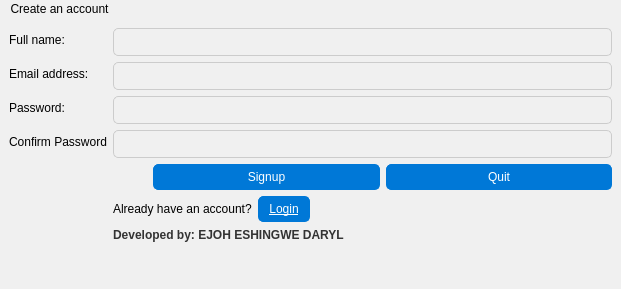
<?xml version="1.0" encoding="UTF-8"?>
<ui version="4.0">
 <class>SignUpWindows</class>
 <widget class="QMainWindow" name="SignUpWindows">
  <property name="geometry">
   <rect>
    <x>0</x>
    <y>0</y>
    <width>621</width>
    <height>289</height>
   </rect>
  </property>
  <property name="windowTitle">
   <string>SignUpWindows</string>
  </property>
  <property name="styleSheet">
   <string notr="true">background-color: #f0f0f0;</string>
  </property>
  <property name="toolButtonStyle">
   <enum>Qt::ToolButtonIconOnly</enum>
  </property>
  <widget class="QWidget" name="centralwidget">
   <layout class="QFormLayout" name="formLayout">
    <item row="0" column="0">
     <widget class="QLabel" name="label_fullName">
      <property name="text">
       <string>Full name:</string>
      </property>
     </widget>
    </item>
    <item row="0" column="1">
     <widget class="QLineEdit" name="lineEdit_FullName">
      <property name="styleSheet">
       <string notr="true">padding: 5px;
border: 1px solid #ccc;
border-radius: 5px;
font-weight: bold;
      color: #333;</string>
      </property>
     </widget>
    </item>
    <item row="1" column="0">
     <widget class="QLabel" name="label_email">
      <property name="text">
       <string>Email address:</string>
      </property>
     </widget>
    </item>
    <item row="1" column="1">
     <widget class="QLineEdit" name="lineEdit_email">
      <property name="styleSheet">
       <string notr="true">padding: 5px;
border: 1px solid #ccc;
border-radius: 5px;</string>
      </property>
     </widget>
    </item>
    <item row="2" column="0">
     <widget class="QLabel" name="label_password">
      <property name="text">
       <string>Password:</string>
      </property>
     </widget>
    </item>
    <item row="2" column="1">
     <widget class="QLineEdit" name="lineEdit_Password">
      <property name="styleSheet">
       <string notr="true">padding: 5px;
border: 1px solid #ccc;
border-radius: 5px;</string>
      </property>
      <property name="echoMode">
       <enum>QLineEdit::Password</enum>
      </property>
     </widget>
    </item>
    <item row="3" column="0">
     <widget class="QLabel" name="label_confirmPass">
      <property name="text">
       <string>Confirm Password</string>
      </property>
     </widget>
    </item>
    <item row="3" column="1">
     <widget class="QLineEdit" name="lineEdit_ConfirmPass">
      <property name="styleSheet">
       <string notr="true">padding: 5px;
border: 1px solid #ccc;
border-radius: 5px;</string>
      </property>
      <property name="echoMode">
       <enum>QLineEdit::Password</enum>
      </property>
     </widget>
    </item>
    <item row="4" column="1">
     <layout class="QHBoxLayout" name="horizontalLayout_3">
      <item>
       <spacer name="horizontalSpacer">
        <property name="orientation">
         <enum>Qt::Horizontal</enum>
        </property>
        <property name="sizeType">
         <enum>QSizePolicy::Preferred</enum>
        </property>
        <property name="sizeHint" stdset="0">
         <size>
          <width>40</width>
          <height>20</height>
         </size>
        </property>
       </spacer>
      </item>
      <item>
       <widget class="QPushButton" name="pushButton_SignUp">
        <property name="styleSheet">
         <string notr="true">padding: 5px 10px;
border: 1px solid #0078d7;
border-radius: 5px;
background-color: #0078d7;
color: white;</string>
        </property>
        <property name="text">
         <string>Signup</string>
        </property>
       </widget>
      </item>
      <item>
       <widget class="QPushButton" name="pushButton_Quit">
        <property name="styleSheet">
         <string notr="true">padding: 5px 10px;
border: 1px solid #0078d7;
border-radius: 5px;
background-color: #0078d7;
color: white;</string>
        </property>
        <property name="text">
         <string>Quit</string>
        </property>
       </widget>
      </item>
     </layout>
    </item>
    <item row="5" column="1">
     <layout class="QHBoxLayout" name="horizontalLayout_4">
      <item>
       <widget class="QLabel" name="label_3">
        <property name="text">
         <string>Already have an account?</string>
        </property>
       </widget>
      </item>
      <item>
       <widget class="QPushButton" name="pushButton_login">
        <property name="styleSheet">
         <string notr="true">color: blue;
text-decoration: underline;
padding: 5px 10px;
border: 1px solid #0078d7;
border-radius: 5px;
background-color: #0078d7;
color: white;</string>
        </property>
        <property name="text">
         <string>Login</string>
        </property>
       </widget>
      </item>
      <item>
       <spacer name="horizontalSpacer_2">
        <property name="orientation">
         <enum>Qt::Horizontal</enum>
        </property>
        <property name="sizeHint" stdset="0">
         <size>
          <width>40</width>
          <height>20</height>
         </size>
        </property>
       </spacer>
      </item>
     </layout>
    </item>
    <item row="4" column="0">
     <widget class="QLabel" name="label_logo">
      <property name="text">
       <string/>
      </property>
     </widget>
    </item>
    <item row="6" column="1">
     <widget class="QLabel" name="label_developer">
      <property name="styleSheet">
       <string notr="true">font-weight: bold;
color: #333;</string>
      </property>
      <property name="text">
       <string>Developed by: EJOH ESHINGWE DARYL</string>
      </property>
     </widget>
    </item>
   </layout>
  </widget>
  <widget class="QMenuBar" name="menubar">
   <property name="geometry">
    <rect>
     <x>0</x>
     <y>0</y>
     <width>621</width>
     <height>22</height>
    </rect>
   </property>
   <widget class="QMenu" name="menuSign_In_Page">
    <property name="styleSheet">
     <string notr="true">font-weight: bold;</string>
    </property>
    <property name="title">
     <string>Create an account</string>
    </property>
   </widget>
   <addaction name="menuSign_In_Page"/>
  </widget>
  <widget class="QStatusBar" name="statusbar"/>
 </widget>
 <resources/>
 <connections/>
</ui>
